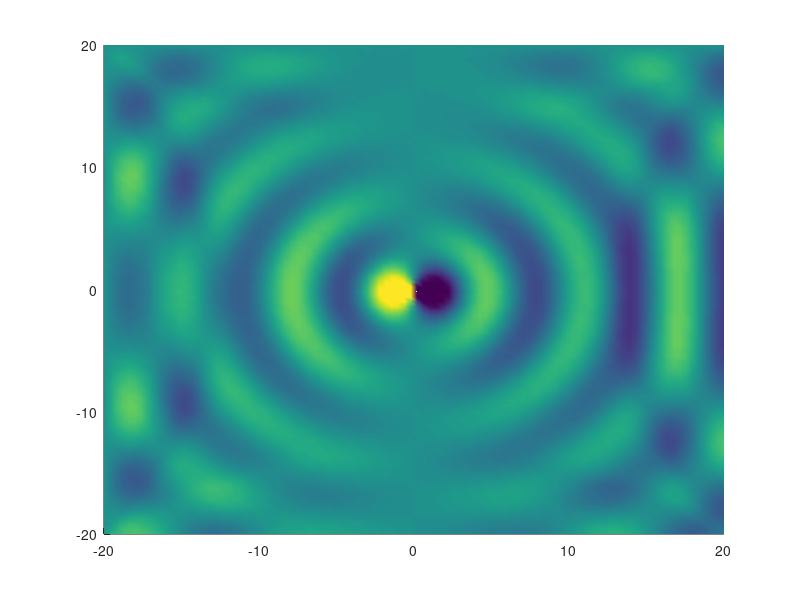

MATLAB code to generate this figure:
function fdtd01

xmin=-20.0;
xmax=20.0;
Nx=100;

ymin=-20.0;
ymax=20.0;
Ny=100;

nsteps=100;

w=1.0;

%filename='mode.dat';
% -----------------------

Dx=(xmax-xmin)/(Nx-1);
x=(xmin:Dx:xmax);
Dy=(ymax-ymin)/(Ny-1);
y=(ymin:Dy:ymax);

Hx=zeros(Ny,Nx);
Hy=zeros(Ny,Nx);
Ez=zeros(Ny,Nx);

eps=ones(Ny,Nx);

Dt=1.0/sqrt(1.0/Dx^2+1.0/Dy^2);

for n=1:nsteps
    Ez(Ny/2,Nx/2)=sin(w*n*Dt);
    
    Hx(2:Ny,:)=Hx(2:Ny,:)-(Dt/Dy)*(Ez(2:Ny,:)-Ez(1:Ny-1,:));
    Hy(:,2:Nx)=Hy(:,2:Nx)+(Dt/Dx)*(Ez(:,2:Nx)-Ez(:,1:Nx-1));
    Ez(1:Ny-1,1:Nx-1)=Ez(1:Ny-1,1:Nx-1) + ( (Dt/Dx)*(Hy(1:Ny-1,2:Nx)-Hy(1:Ny-1,1:Nx-1)) - (Dt/Dy)*(Hx(2:Ny,1:Nx-1)-Hx(1:Ny-1,1:Nx-1)) )./eps(1:Ny-1,1:Nx-1);
    
    surf(x,y,Hy), view(2);  shading interp;
    caxis([-.3,.3]);
    disp(n);
    pause(0.1);
end

